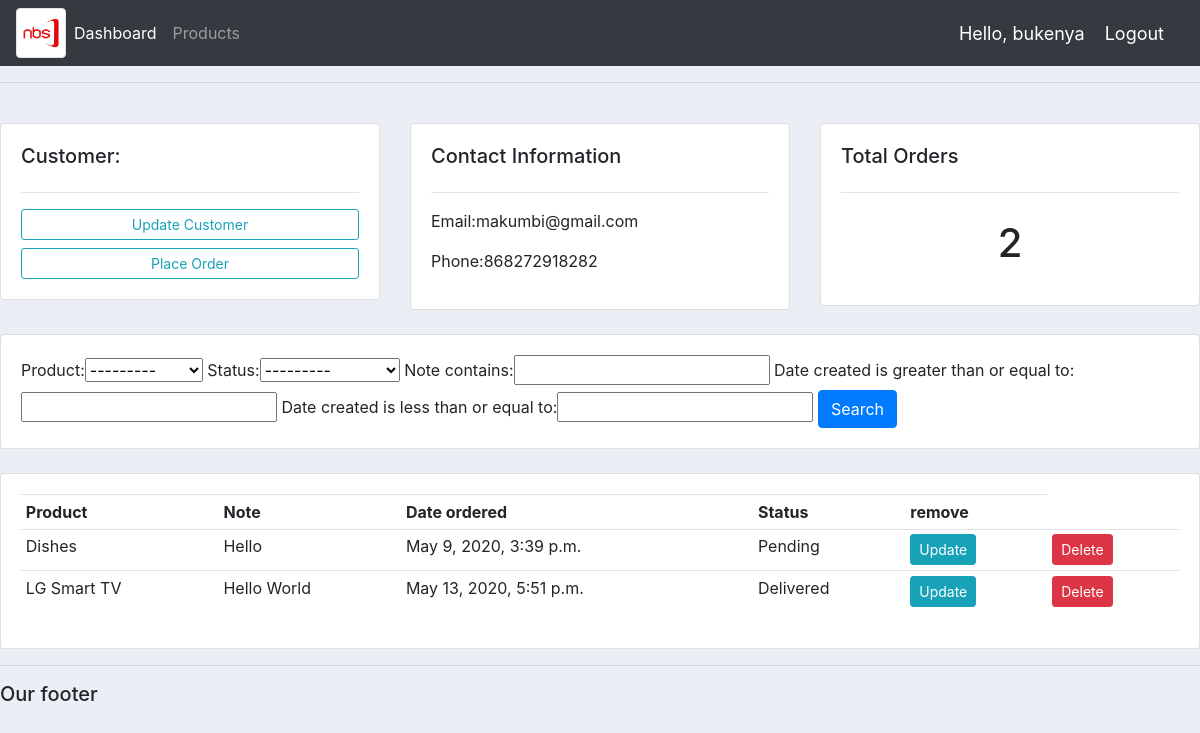
Screenshot of /customer/3 (signed in) with the database file from the repository.
### accounts/models.py (models this page shows, shortened)
class Customer(models.Model):
	user = models.OneToOneField(User, null=True,blank=True,on_delete=models.CASCADE)
	name = models.CharField(max_length=200,null=True)
	phone = models.CharField(max_length=200,null=True)
	email = models.CharField(max_length=200,null=True)
	profile_pic = models.ImageField(default="profile_image.png",null=True,blank=True)
	date_created = models.DateTimeField(auto_now_add=True,null=True)

class Order(models.Model):
	STATUS = (
			('Pending','Pending'),
			('Out for delivery','Out for delivery'),
			('Delivered','Delivered'),
		)
	customer = models.ForeignKey(Customer, null=True,on_delete=models.SET_NULL)
	product = models.ForeignKey(Product, null=True,on_delete=models.SET_NULL)
	date_created = models.DateTimeField(auto_now_add=True,null=True)
	status = models.CharField(max_length=200,null=True,choices=STATUS)
	note = models.CharField(max_length=1000,null=True)

class Product(models.Model):
	CATEGORY = (
			('Indoor','Indoor'),
			('Out Door','Out Door'),
		)
	name = models.CharField(max_length=200,null=True)
	price = models.FloatField(null=True)
	category = models.CharField(max_length=200,null=True, choices=CATEGORY)
	description = models.CharField(max_length=200,null=True,blank=True)
	date_created = models.DateTimeField(auto_now_add=True,null=True)
	tags = models.ManyToManyField(Tag)
	def __str__(self):
		return self.name

### accounts/decorators.py (the view)
		def wrapper_func(request,*args,**kwargs):
			group = None
			if request.user.groups.exists():
				group = request.user.groups.all()[0].name
			if group in allowed_roles:
				return view_func(request,*args,**kwargs)
			else:
				return HttpResponse("Your not authorized to view this page")

### accounts/views.py (called while the page is built)
@login_required(login_url='login')
@allowed_users(allowed_roles=['admin'])
def customer(request,pk_test):
	customer = Customer.objects.get(id=pk_test)
	orders = customer.order_set.all()
	order_count = orders.count()
	myFilter = OrderFilter(request.GET,queryset=orders)
	orders = myFilter.qs
	context = {'customer':customer, 'orders':orders,'order_count':order_count,'myFilter':myFilter}
	return render(request,'accounts/customer.html',context,)

### accounts/templates/accounts/customer.html
{% extends 'base.html' %}
{% block content %}
<br>
<div class="row">
	<div class="col-md">
		<div class="card card-body">
			<h5>Customer:</h5>
			<hr>
			<a class="btn btn-outline-info btn-sm btn-block" href="#">Update Customer</a>
			<a class="btn btn-outline-info btn-sm btn-block" href="{% url 'create_order' customer.id %}">Place Order</a>
		</div>
	</div>
	<div class="col-md">
		<div class="card card-body">
			<h5>Contact Information</h5>
			<hr>
			<p>Email:{{customer.email}}</p>
			<p>Phone:{{customer.phone}}</p>
		</div>
	</div>
	<div class="col-md">
		<div class="card card-body">
			<h5>Total Orders</h5>
			<hr>
			<h1 style="text-align: center;padding: 10px;">{{order_count}}</h1>
		</div>
	</div>
</div>
<br>
<div class="row">
	<div class="col">
		<div class="card card-body">
			<form method="get">
				{{myFilter.form}}
				<button class="btn btn-primary" type="submit">Search</button>
			</form>
		</div>
	</div>
</div>
<br>
<div class="row">
	<div class="col-md">
		<div class="card card-body">
			<table class="table table-sm">
				<tr>
					<th>Product</th>
					<th>Note</th>
					<th>Date ordered</th>
					<th>Status</th>
					<th>remove</th>
				</tr>
				{% for order in orders %}
					<tr>
						<td>{{order.product}}</td>
						<td>{{order.note}}</td>
						<td>{{order.date_created}}</td>
						<td>{{order.status}}</td>
						<td><a class="btn btn-sm btn-info" href="{% url 'update_order' order.id %}" >Update</a></td>
							<td><a class="btn btn-sm btn-danger" href="{% url 'delete_order' order.id %}">Delete</a></td>
					</tr>
				{% endfor %}
			</table>
		</div>
	</div>
</div>
{% endblock %}

### accounts/templates/accounts/navbar.html (shortened to what this page needs)
{% load static %}
<nav class="navbar navbar-expand-lg navbar-dark bg-dark">
  <img class="img-fluid img-thumbnail rounded mx-auto d-block" height="60px" width="50px"  alt="Responsive image" src="{% static 'images/nbs_logo.png'%}">
  <div class="collapse navbar-collapse" id="navbarNavAltMarkup">
    <div class="navbar-nav">
      {% if request.user.is_staff %}
      <a class="nav-item nav-link active" href="{% url 'home' %}">Dashboard</a>
      <a class="nav-item nav-link" href="{% url 'products' %}">Products</a>
      {% else %}
        <a class="nav-item nav-link" href="{% url 'account' %}">Settings</a>
      {% endif %}
    </div>
  </div>
  <span class="hello-msg">Hello, {{request.user}}</span>
  <span><a class="hello-msg" href="{% url 'logout' %}">Logout</a></span>
</nav>

### static/css/main.css (style rules this page uses)
body { background-color: #ebeff5; }

### accounts/templates/accounts/navbar.html (style rules this page uses)
.hello-msg { font-size: 18px; color: #fff; margin-right: 20px; }

### rows the page displays
Customer: email "makumbi@gmail.com", phone "868272918282"
Order: product "Dishes", note "Hello", date_created "May 9, 2020, 3:39 p.m.", status "Pending"
Order: product "LG Smart TV", note "Hello World", date_created "May 13, 2020, 5:51 p.m.", status "Delivered"

### other values shown
{{ request.user }} "bukenya"
{{ order_count }} "2"
